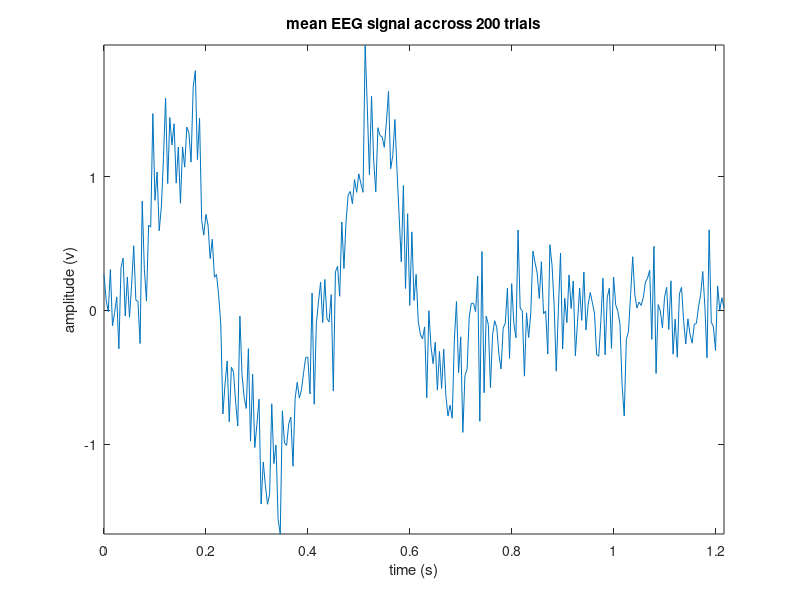

The MATLAB source for this figure:
load('EEGdata.mat');
plot(t, EEGdata);
xlim([t(1) t(end)]);
% there should be an amplitude spike shortly after a stimulus
ind_event = find(event==1);
between = diff(ind_event);
% there's different amount of samples between events
min_samples = min(between);
% the minimum amount of samples between 2 consecutive events is 292
EEGsorted= [];
for i=1:200
    v = EEGdata(ind_event(i):ind_event(i)+min_samples);
    EEGsorted = [EEGsorted v];
end
EEGmean = mean(EEGsorted, 2);
sampleLength = mean(diff(t)); % get the average temporal difference between samples
time = 0:sampleLength:sampleLength*(min_samples);
plot(time,EEGmean)
title('mean EEG signal accross 200 trials')
xlabel('time (s)');
xlim([time(1) time(end)]);
ylim([min(EEGmean) max(EEGmean)]);
ylabel('amplitude (v)');
saveas(gcf, 'mean_eeg_time.png');

% we can see a positive ERP right before the 50th sample, followed by a 
% negative potential at around the 80th sample, and another positive
% potential at around 130th sample. 
% after looking at the t vector it seems it's sampling once every 0.0042
% seconds, so after converting to that timeline it seems that the potentials
% occur at respectively ~200ms, ~350-400ms and ~550ms which are likely 
% components P200 (aka P2), N400 and P600
% the latter two are associated with grammatical error/unexpected words
% if I recall correctly